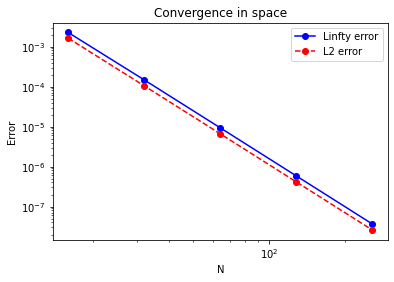

This figure's Python source:
import numpy
from matplotlib import pyplot, cm
from math import log

def convergence_plot(Ngpts,l2,linfty,filename):
  fig,ax = pyplot.subplots()
  pyplot.loglog(N, linfty,'-b',label = 'Linfty error',marker = 'o')
  pyplot.loglog(N, l2,'--r',label = 'L2 error',marker = 'o')
  leg = ax.legend()
  pyplot.title("Convergence in space")
  pyplot.xlabel("N")
  pyplot.ylabel("Error")
  pyplot.savefig(filename)

def convergence_rate(error):
  for i in range(1,numpy.size(error)):
    covergence_rate = (log(error[i-1]) - log(error[i]))/log(2)
    print(covergence_rate)

N  = numpy.array([16,32,64,128,256])
linfty = numpy.array([1.134483e-02,1.125525e-03,7.935688e-05,5.105060e-06,3.214497e-07])  
l2     = numpy.array([4.413436e-03,4.148342e-04,2.926878e-05,1.888073e-06,1.189517e-07])
convergence_plot(N,l2,linfty,"convergence")

#L2 rate of convergence
print("L2 Rate of convergence:")
convergence_rate(l2)

#linfty rate of convergence:
print("Linfty Rate of convergence")
convergence_rate(linfty)
